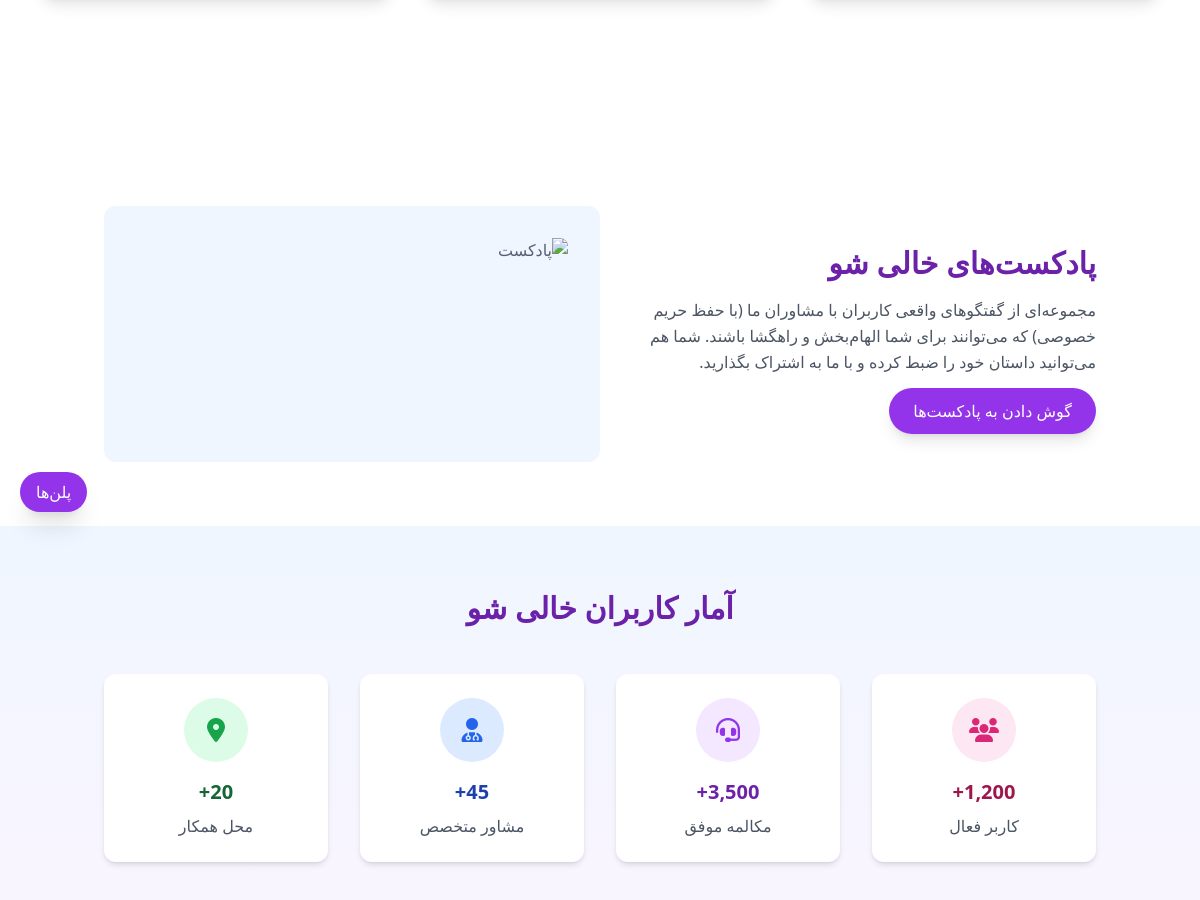
The app's page / (middle part), older data.
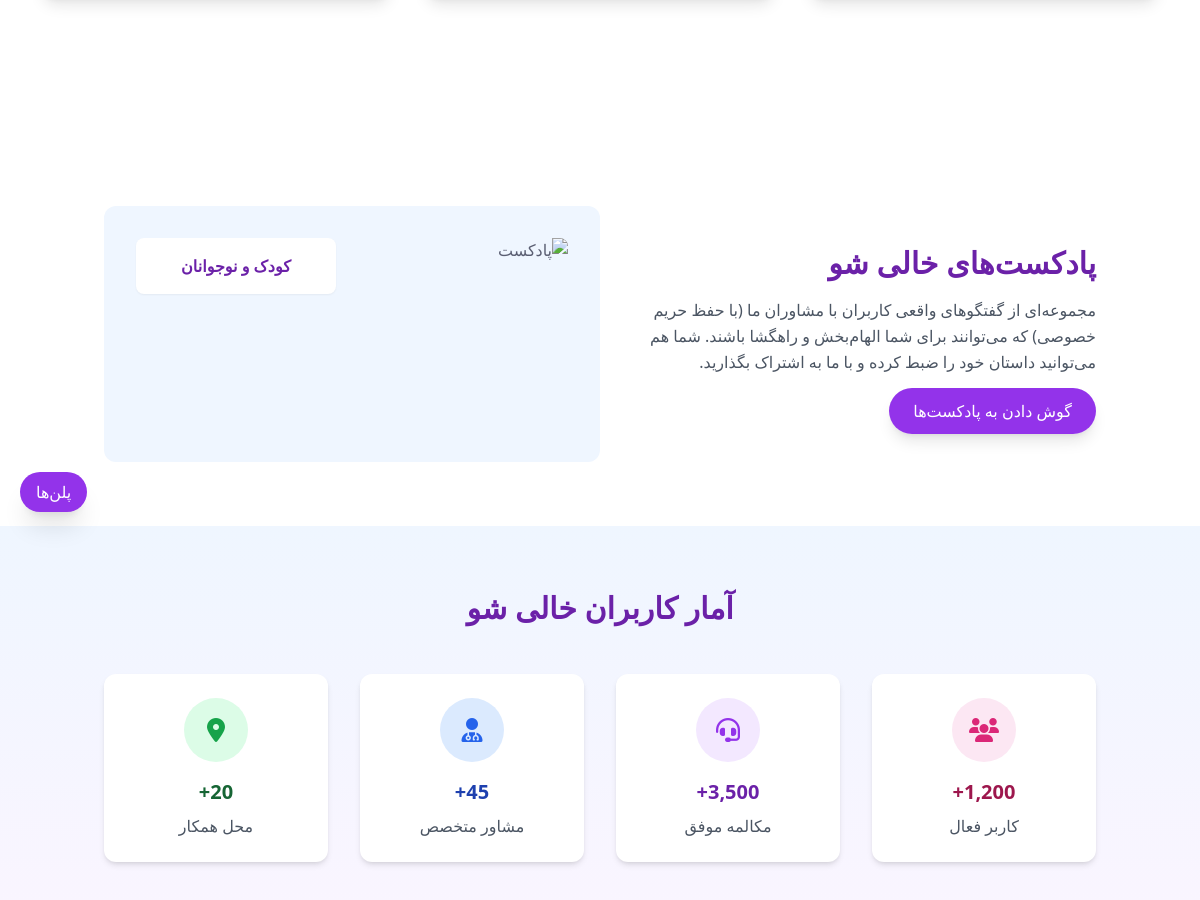
The same page, newer data.
### us/models.py (models this page shows, shortened)
class Podcast(models.Model):
    CATEGORY_CHOICES = [
        ("روابط عاطفی", "روابط عاطفی"),
        ("خانواده", "خانواده"),
        ("اضطراب و استرس", "اضطراب و استرس"),
        ("افسردگی", "افسردگی"),
        ("مسائل شغلی", "مسائل شغلی"),
        ("بحران‌های روانی", "بحران‌های روانی"),
        ("سایر", "سایر"),
    ]
    title = models.CharField(max_length=200, verbose_name="عنوان پادکست")
    category = models.CharField(max_length=50, choices=CATEGORY_CHOICES, verbose_name="موضوع اصلی")
    keywords = models.CharField(max_length=100, verbose_name="کلمات کلیدی")
    audio_file = models.FileField(upload_to="podcasts/", verbose_name="فایل صوتی")
    accepted_rules = models.BooleanField(verbose_name="تایید قوانین")
    created_at = models.DateTimeField(auto_now_add=True, verbose_name="تاریخ ایجاد")
    is_approved = models.BooleanField(default=False, verbose_name="تایید شده توسط ادمین")
    class Meta:
        verbose_name = "پادکست"
        verbose_name_plural = "پادکست‌ها"

### home/views.py (the view)
# urls.py: path("", views.HomeView.as_view(), name='home'),
class HomeView(TemplateView):
    template_name = 'home/home.html'
    def get_context_data(self, **kwargs):
        context = super().get_context_data(**kwargs)
        context['advisers'] = Adviser.objects.filter(is_approved=True, is_featured=True).order_by('-id')[:3]
        context['testimonials'] = Testimonial.objects.filter(is_active=True).order_by('-created_at')
        context['podcasts'] = Podcast.objects.filter(is_approved=True).order_by('-created_at')
        context['inperson_plans'] = Plan.objects.filter(plan_type='inperson', is_active=True).order_by('price')
        context['phone_plans'] = Plan.objects.filter(plan_type='phone', is_active=True).order_by('price')
        return context

### us/context_processors.py (called while the page is built)
def cart_count(request):
    if request.session.session_key:
        try:
            cart = Cart.objects.get(session_key=request.session.session_key)
            return {'cart_count': cart.items.count()}
        except Cart.DoesNotExist:
            return {'cart_count': 0}
    return {'cart_count': 0}

### home/templates/home/home.html (shortened to what the changed rows need)
{% extends 'base.html' %}
{% load static %}
{% block content %}
    <section id="podcasts" class="py-16 bg-white">
        <div class="container mx-auto px-4">
            <div class="flex flex-col md:flex-row items-center">
                <div class="md:w-1/2 mb-8 md:mb-0">
                    <h2 class="text-3xl font-bold text-purple-800 mb-4">پادکست‌های خالی شو</h2>
                </div>
                <div class="md:w-1/2">
                    <div class="bg-blue-50 p-8 rounded-xl">
                        <div class="flex flex-col md:flex-row">
                            <div class="md:w-1/2 md:pr-4">
                                {% for podcast in podcasts|slice:":3" %}
                                <div class="bg-white p-4 rounded-lg shadow-sm mb-4">
                                    <p class="text-purple-800 font-bold text-center">{{podcast.title}}</p>
                                </div>
                                {% endfor %}
                            </div>
                        </div>
                    </div>
                </div>
            </div>
        </div>
    </section>
    <section class="py-16 bg-gradient-to-b from-blue-50 to-purple-50">
        <div class="container mx-auto px-4">
            <h2 class="text-3xl font-bold text-center text-purple-800 mb-12">آمار کاربران خالی شو</h2>
        </div>
    </section>
      {% endblock %}

Row changes from the older to the newer data that the page shows:
added Podcast: title "کودک و نوجوانان"
